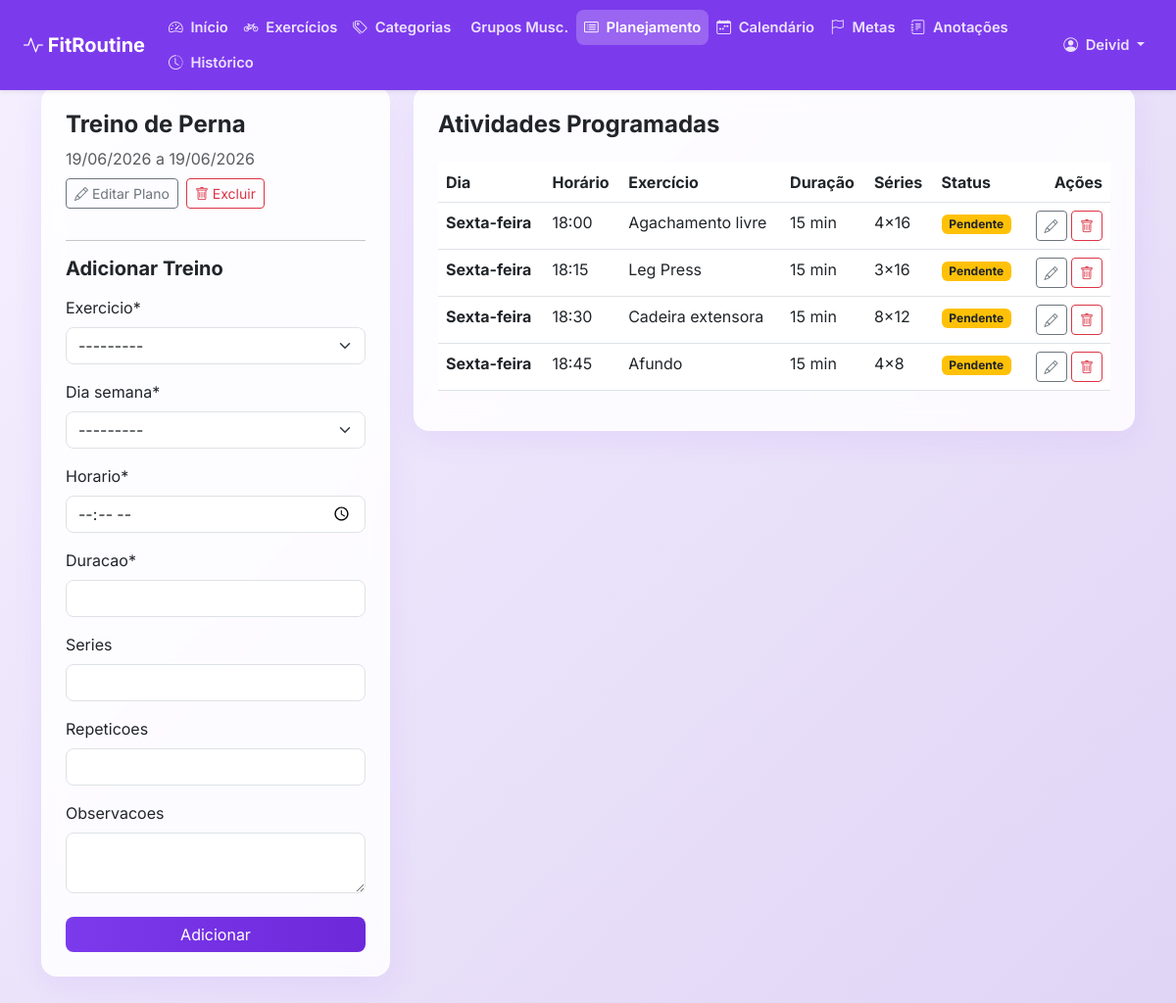
Screenshot of /planejamento/3/ (signed in) with the database file from the repository.
### core/models.py (models this page shows, shortened)
class PlanejamentoSemanal(models.Model):
    usuario = models.ForeignKey(User, on_delete=models.CASCADE)
    nome = models.CharField(max_length=200)
    data_inicio = models.DateField()
    data_fim = models.DateField()
    ativo = models.BooleanField(default=True)
    criado_em = models.DateTimeField(auto_now_add=True)

class AtividadeDiaria(models.Model):
    DIAS_DA_SEMANA = [
        ('SEG', 'Segunda-feira'),
        ('TER', 'Terça-feira'),
        ('QUA', 'Quarta-feira'),
        ('QUI', 'Quinta-feira'),
        ('SEX', 'Sexta-feira'),
        ('SAB', 'Sábado'),
        ('DOM', 'Domingo'),
    ]
    planejamento = models.ForeignKey(PlanejamentoSemanal, on_delete=models.CASCADE)
    exercicio = models.ForeignKey(Exercicio, on_delete=models.CASCADE)
    dia_semana = models.CharField(max_length=20, choices=DIAS_DA_SEMANA)
    horario = models.TimeField()
    duracao = models.PositiveIntegerField()
    series = models.PositiveIntegerField(blank=True, null=True)
    repeticoes = models.PositiveIntegerField(blank=True, null=True)
    concluida = models.BooleanField(default=False)
    observacoes = models.TextField(blank=True, null=True)

class Exercicio(models.Model):
    nome = models.CharField(max_length=200)
    descricao = models.TextField(blank=True, null=True)
    categoria = models.ForeignKey(CategoriaExercicio, on_delete=models.CASCADE)
    grupo_muscular = models.ForeignKey(GrupoMuscular, on_delete=models.CASCADE)
    duracao_sugerida = models.PositiveIntegerField(blank=True, null=True)
    series_sugeridas = models.PositiveIntegerField(blank=True, null=True)
    repeticoes_sugeridas = models.PositiveIntegerField(blank=True, null=True)
    criado_por = models.ForeignKey(User, on_delete=models.SET_NULL, null=True, blank=True)
    criado_em = models.DateTimeField(auto_now_add=True)
    def __str__(self):
        return self.nome

### core/views.py (the view)
# urls.py: path('planejamento/<int:pk>/', views.planejamento_detail, name='planejamento_detail'),
@login_required
def planejamento_detail(request, pk):
    planejamento = get_object_or_404(PlanejamentoSemanal, pk=pk, usuario=request.user)
    atividades = AtividadeDiaria.objects.filter(planejamento=planejamento).order_by('horario')
    if request.method == 'POST':
        form = AtividadeDiariaForm(request.POST)
        if form.is_valid():
            atividade = form.save(commit=False)
            atividade.planejamento = planejamento
            atividade.save()
            messages.success(request, 'Atividade adicionada com sucesso!')
            return redirect('planejamento_detail', pk=pk)
    else:
        form = AtividadeDiariaForm()
    context = {
        'planejamento': planejamento,
        'atividades': atividades,
        'form': form
    }
    return render(request, 'core/planejamento_detail.html', context)

### core/forms.py
class AtividadeDiariaForm(forms.ModelForm):
    class Meta:
        model = AtividadeDiaria
        fields = ['exercicio', 'dia_semana', 'horario', 'duracao', 'series', 'repeticoes', 'observacoes']
        widgets = {
            'horario': forms.TimeInput(attrs={'type': 'time'}),
            'observacoes': forms.Textarea(attrs={'rows': 2}),
        }

### core/templates/core/planejamento_detail.html (shortened to what this page needs)
{% extends 'core/base.html' %}
{% block content %}
<div class="row">
    <div class="col-md-4">
        <div class="card p-4 mb-4">
            <h4 class="fw-bold">{{ planejamento.nome }}</h4>
            <p class="text-muted mb-2">{{ planejamento.data_inicio|date:"d/m/Y" }} a {{ planejamento.data_fim|date:"d/m/Y" }}</p>
            <div class="d-flex gap-2 mb-3">
                <a href="{% url 'planejamento_update' planejamento.pk %}" class="btn btn-outline-secondary btn-sm"><i class="bi bi-pencil"></i> Editar Plano</a>
                <a href="{% url 'planejamento_delete' planejamento.pk %}" class="btn btn-outline-danger btn-sm"><i class="bi bi-trash"></i> Excluir</a>
            </div>
            <hr>
            <h5 class="fw-bold mb-3">Adicionar Treino</h5>
            <form method="post">
                {% load crispy_forms_tags %}
                {{ form|crispy }}
                <button type="submit" class="btn btn-primary w-100 mt-2">Adicionar</button>
            </form>
        </div>
    </div>
    <div class="col-md-8">
        <div class="card p-4">
            <h4 class="fw-bold mb-4">Atividades Programadas</h4>
            {% if atividades %}
                <div class="table-responsive">
                    <table class="table">
                        <thead>
                            <tr>
                                <th>Dia</th>
                                <th>Horário</th>
                                <th>Exercício</th>
                                <th>Duração</th>
                                <th>Séries</th>
                                <th>Status</th>
                                <th class="text-end">Ações</th>
                            </tr>
                        </thead>
                        <tbody>
                            {% for atv in atividades %}
                            <tr>
                                <td class="fw-bold">{{ atv.get_dia_semana_display }}</td>
                                <td>{{ atv.horario|time:"H:i" }}</td>
                                <td>{{ atv.exercicio.nome }}</td>
                                <td>{{ atv.duracao }} min</td>
                                <td>{{ atv.series|default:"-" }}x{{ atv.repeticoes|default:"-" }}</td>
                                <td>
                                    {% if atv.concluida %}
                                        <span class="badge bg-success">Concluída</span>
                                    {% else %}
                                        <span class="badge bg-warning text-dark">Pendente</span>
                                    {% endif %}
                                </td>
                                <td class="text-end">
                                    <a href="{% url 'atividade_update' atv.pk %}" class="btn btn-outline-secondary btn-sm"><i class="bi bi-pencil"></i></a>
                                    <a href="{% url 'atividade_delete' atv.pk %}" class="btn btn-outline-danger btn-sm"><i class="bi bi-trash"></i></a>
                                </td>
                            </tr>
                            {% endfor %}
                        </tbody>
                    </table>
                </div>
            {% else %}
                <p class="text-muted">Nenhuma atividade programada neste plano.</p>
            {% endif %}
        </div>
    </div>
</div>
{% endblock %}

### core/templates/core/base.html (shortened to what this page needs)
<!DOCTYPE html>
<html lang="pt-BR">
<head>
    <link href="https://cdn.jsdelivr.net/npm/bootstrap@5.3.0/dist/css/bootstrap.min.css" rel="stylesheet">
    <link rel="stylesheet" href="https://cdn.jsdelivr.net/npm/bootstrap-icons@1.10.5/font/bootstrap-icons.css">
    {% load static %}
    <link rel="stylesheet" href="{% static 'css/style.css' %}">
</head>
<body>
<nav class="navbar navbar-expand-lg navbar-dark shadow-sm fixed-top" id="mainNavbar">
  <div class="container-fluid px-3 px-lg-4">
    <a class="navbar-brand fw-bold" href="{% url 'home' %}">
        <i class="bi bi-activity"></i> FitRoutine
    </a>
    <div class="collapse navbar-collapse" id="navbarNav">
      {% if user.is_authenticated %}
      <ul class="navbar-nav flex-wrap">
        <li class="nav-item">
          <a class="nav-link {% if request.resolver_match.url_name == 'dashboard' %}active{% endif %}" href="{% url 'dashboard' %}">
            <i class="bi bi-speedometer2"></i> Início
          </a>
        </li>
        <li class="nav-item">
          <a class="nav-link {% if request.resolver_match.url_name == 'exercicios' %}active{% endif %}" href="{% url 'exercicios' %}">
            <i class="bi bi-bicycle"></i> Exercícios
          </a>
        </li>
        <li class="nav-item">
          <a class="nav-link {% if request.resolver_match.url_name == 'categorias' %}active{% endif %}" href="{% url 'categorias' %}">
            <i class="bi bi-tags"></i> Categorias
          </a>
        </li>
        <li class="nav-item">
          <a class="nav-link {% if request.resolver_match.url_name == 'grupos' %}active{% endif %}" href="{% url 'grupos' %}">
             Grupos Musc.
          </a>
        </li>
        <li class="nav-item">
          <a class="nav-link {% if request.resolver_match.url_name == 'planejamentos' or request.resolver_match.url_name == 'planejamento_detail' %}active{% endif %}" href="{% url 'planejamentos' %}">
            <i class="bi bi-card-list"></i> Planejamento
          </a>
        </li>
        <li class="nav-item">
          <a class="nav-link {% if request.resolver_match.url_name == 'calendario' %}active{% endif %}" href="{% url 'calendario' %}">
            <i class="bi bi-calendar-week"></i> Calendário
          </a>
        </li>
        <li class="nav-item">
          <a class="nav-link {% if request.resolver_match.url_name == 'metas' %}active{% endif %}" href="{% url 'metas' %}">
            <i class="bi bi-flag"></i> Metas
          </a>
        </li>
        <li class="nav-item">
          <a class="nav-link {% if request.resolver_match.url_name == 'anotacoes' %}active{% endif %}" href="{% url 'anotacoes' %}">
            <i class="bi bi-journal-text"></i> Anotações
          </a>
        </li>
        <li class="nav-item">
          <a class="nav-link {% if request.resolver_match.url_name == 'historico' %}active{% endif %}" href="{% url 'historico' %}">
            <i class="bi bi-clock-history"></i> Histórico
          </a>
        </li>
      </ul>
      <ul class="navbar-nav ms-auto flex-wrap align-items-lg-center">
        <li class="nav-item dropdown">
            <a class="nav-link dropdown-toggle" href="#" id="navbarUser" role="button" data-bs-toggle="dropdown" aria-expanded="false">
                <i class="bi bi-person-circle"></i> {{ user.first_name|default:user.username }}
            </a>
        </li>
      </ul>
      {% endif %}
    </div>
  </div>
</nav>
<div class="container pb-5" id="mainContent">
    {% block content %}
    {% endblock %}
</div>
</body>
</html>

### static/css/style.css (style rules this page uses)
:root { --primary: #7C3AED; --primary-hover: #6D28D9; --secondary: #C084FC; --accent: #EC4899; --bg-main: #FFFFFF; --bg-subtle: #F5F0FF; --text-main: #1A1A2E; --text-sec: #6B7280; --success: #10B981; --pending: #F59E0B; }
body { font-family: 'Inter', sans-serif; background: linear-gradient(135deg, var(--bg-subtle) 0%, #E0D4F5 100%); color: var(--text-main); min-height: 100vh; }
.navbar { background-color: var(--primary) !important; padding-top: 0.6rem; padding-bottom: 0.6rem; }
.navbar-brand, .nav-link { color: rgba(255, 255, 255, 0.85) !important; }
.navbar-brand { color: #FFFFFF !important; }
.navbar .nav-link { font-size: 0.92rem; font-weight: 600; padding: 0.45rem 0.65rem; border-radius: 8px; white-space: nowrap; }
.navbar .nav-link.active { color: #FFFFFF !important; background-color: rgba(255, 255, 255, 0.22); }
.navbar .nav-link i { margin-right: 0.25rem; }
#mainContent { padding-top: 5.5rem; }
.btn-primary { background: linear-gradient(90deg, var(--primary) 0%, var(--primary-hover) 100%); border: none; border-radius: 8px; color: white; transition: all 0.3s ease; }
.card { border: 1px solid rgba(255, 255, 255, 0.4); border-radius: 16px; background: rgba(255, 255, 255, 0.85); backdrop-filter: blur(12px); -webkit-backdrop-filter: blur(12px); box-shadow: 0 8px 32px rgba(124, 58, 237, 0.08); transition: all 0.3s cubic-bezier(0.25, 0.8, 0.25, 1); animation: fadeIn 0.6s ease-out; }
.form-control, .form-select { border-radius: 8px; }

### rows the page displays
PlanejamentoSemanal: nome "Treino de Perna", data_inicio "19/06/2026", data_fim "19/06/2026"
AtividadeDiaria: dia_semana "Sexta-feira", horario "18:00", exercicio.nome "Agachamento livre", duracao "15", series "4", repeticoes "16", concluida "Pendente"
AtividadeDiaria: dia_semana "Sexta-feira", horario "18:15", exercicio.nome "Leg Press", duracao "15", series "3", repeticoes "16", concluida "Pendente"
AtividadeDiaria: dia_semana "Sexta-feira", horario "18:30", exercicio.nome "Cadeira extensora", duracao "15", series "8", repeticoes "12", concluida "Pendente"
AtividadeDiaria: dia_semana "Sexta-feira", horario "18:45", exercicio.nome "Afundo", duracao "15", series "4", repeticoes "8", concluida "Pendente"

### other values shown
{{ user.first_name|default:user.username }} "Deivid"
